Frame 1 (no input): blank canvas, image omitted
Frame 60 (the mouse pressed at the canvas centre just before this capture): blank canvas, image omitted
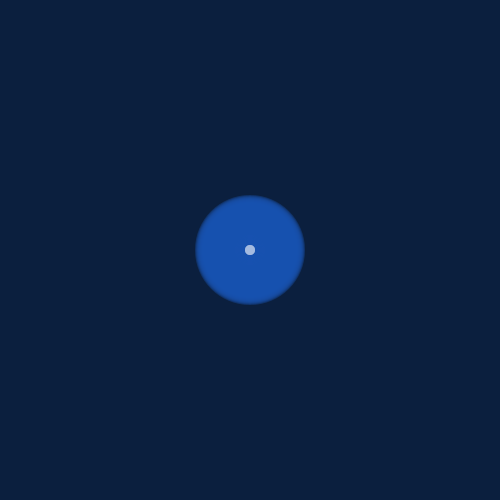
Frame 120 (the mouse held since frame 60 and released just before this capture)

The Processing sketch whose frames 1 and 60 were blank and that drew this single picture after the mouse press (run headless with seeded random() and noise(); from frame 60 on, the mouse is pressed at the canvas centre):

// Processing sketch: processing_41182
// ── processing_41182.pde

int val2=0;
boolean button = false;

void setup(){
  size(500,500);
  background(11,31,62);
  smooth();
}

void draw(){
  //white circle
  noStroke();
  fill(255);
  ellipse(250,250,10,10);
      
  //blu circle
  if(button){
    val2=val2+2;
    fill(23,82,175,100);
    ellipse(250,250,10+val2,10+val2);
  }
  
    if(val2 ==100 || val2<0){
    val2=0;
  }

 }
 void mousePressed(){
 if(mouseX > 245 && mouseX < 265 && mouseY > 245 && mouseY < 255){
     button= !button;
  }
 }
 
